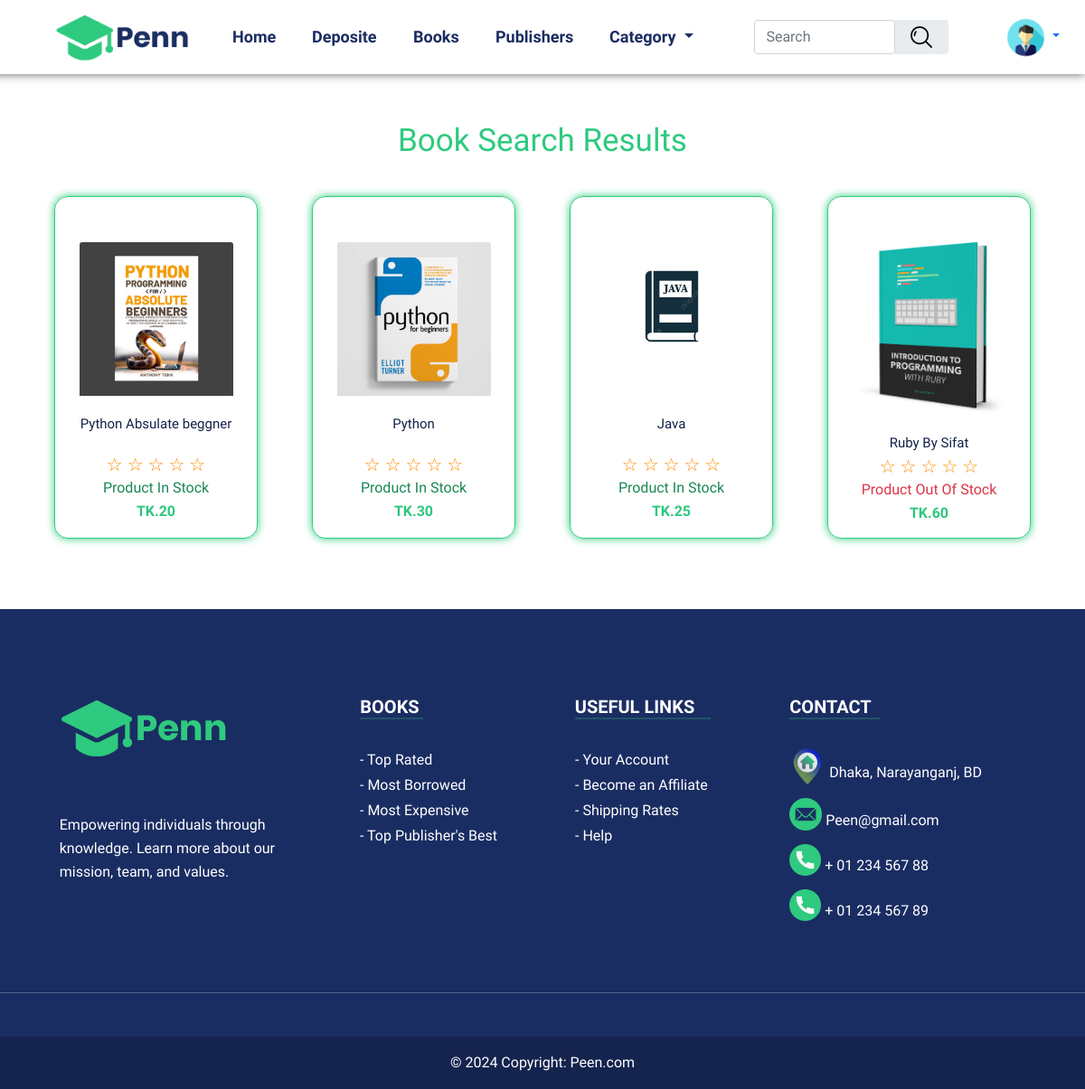
/books/search/ (signed in), run on the app's committed database.
### books/models.py (models this page shows, shortened)
class Book(models.Model):
    publihser = models.ForeignKey(publisherInfo, on_delete=models.CASCADE, null = True , blank = True)
    title = models.CharField(max_length=50)
    category = models.ForeignKey(Category , on_delete=models.CASCADE, null = True , blank = True)
    price = models.DecimalField(max_digits=10, decimal_places=0)
    quntity = models.IntegerField()
    description = models.TextField()
    image = models.ImageField(upload_to='books/media/uploads', height_field=None, width_field=None, max_length=None,default='')
    isProduct_Stock = models.BooleanField(default=True, null =True, blank=True)

### books/views.py (the view)
# urls.py: path('search/', views.Search_Book_Fillter, name='search'),
def Search_Book_Fillter(request):
    search_query = request.GET.get('search', '')
    if search_query:
        data = Book.objects.filter(
            Q(title__icontains=search_query) |
            Q(description__icontains=search_query) |
            Q(category__name__icontains=search_query)
        )
    else:
        data = Book.objects.all()
    return render(request, 'search_Book.html', {'data': data})

### books/views.py (called while the page is built)
@register.filter
def get_item(dictionary, key):
    if isinstance(dictionary, dict):
        return dictionary.get(key)
    return None

### books/templates/search_Book.html
{% extends 'base.html' %}
{% load static %}
{% block content %}
<h1 class="text-center booksearch-title">Book Search Results</h1>
<section>
    <div class="books-container">
        {% if data %}
        {% for val in data %}
            <a href="{% url 'Views_Details' val.id %}" class="text-decoration-none">
                <div class="book-secondary-container rounded-card" onclick="handleItemClick('${singleData.id}')">
                    <div class="image-books-class text-decoration-none">
                        <img src="{{val.image.url}}" class="card-img-top" loading="lazy" alt="...">
                    </div>
                    <div class="card-body d-flex flex-column">
                        <div class="flex-grow-1 text-decoration-none">
                            <strong class="book-title text-decoration-none">{{val.title}}</strong>
                        </div>
                       <div style="color:darkorange; font-size:20px">
                     {% with rating=ratings|get_item:val.id %}
                        {% for i in "12345" %}
                        {% if i|add:0 <= rating %}
                                <span class="star">★</span>
                            {% else %}
                                <span class="star">☆</span>
                            {% endif %}
                        {% endfor %}
                    {% endwith %}
                       </div>
                       {% if val.isProduct_Stock %}
                       <div class="text-success text-decoration-none">Product In Stock</div>
                        {% else %}
                       <div class="text-danger text-decoration-none">Product Out Of Stock</div>
                       {% endif %}
                       <div class="px-md-2 text-dark fw-bold text-decoration-none">TK.{{val.price}}</div>
                    </div>
                </div>
            </a>
        {% endfor %}
        {% else %}
       <div class="d-flex justify-content-center align-items-center flex-column mb-4">
        <img src="{% static 'pngtree-ui-default-page-page-404-page-loss-no-content-yet-png-image_344465-removebg-preview.png' %}" alt="">
        <h2 class="text-center text-danger"> No Content Available </h2>
       </div>
        {% endif %}
    </div>
</section>
{% endblock content %}

### static/css/MainStyle.css (style rules this page uses)
body { text-decoration: none; }
.rounded-card { border-radius: 15px !important; }
.flex-grow-1 { font-size: 20px; color: #132249 !important; }
.px-md-2 { color: #2dc77d !important; }
.image-books-class img { width: 170px !important; }
.books-container { display: flex; align-items: center; justify-content: center; flex-wrap: wrap; }
.book-secondary-container { display: flex; align-items: center; flex-direction: column; justify-content: start; text-align: center; width: 225px; height: 379px; padding-top: 50px; border: 1px solid #2eca7f; margin: 30px; box-shadow: 0px 0px 10px #2eca7f; }
.book-title { font-size: 15px; font-weight: 400; }
.booksearch-title { margin-top: 135px !important; margin-bottom: 10px !important; color: #2eca7f !important; font-family: "Mulish", sans-serif !important; font-size: 35px !important; }

### static/css/responsive.css (style rules this page uses)
@media screen and (max-width: 1280px) { html, body { height: 0px !important; } }

### data on the page
Book: image (picture), title "Python Absulate beggner", isProduct_Stock "Product In Stock", price "20"
Book: image (picture), title "Python", isProduct_Stock "Product In Stock", price "30"
Book: image (picture), title "Java", isProduct_Stock "Product In Stock", price "25"
Book: image (picture), title "Ruby By Sifat", isProduct_Stock "Product Out Of Stock", price "60"
